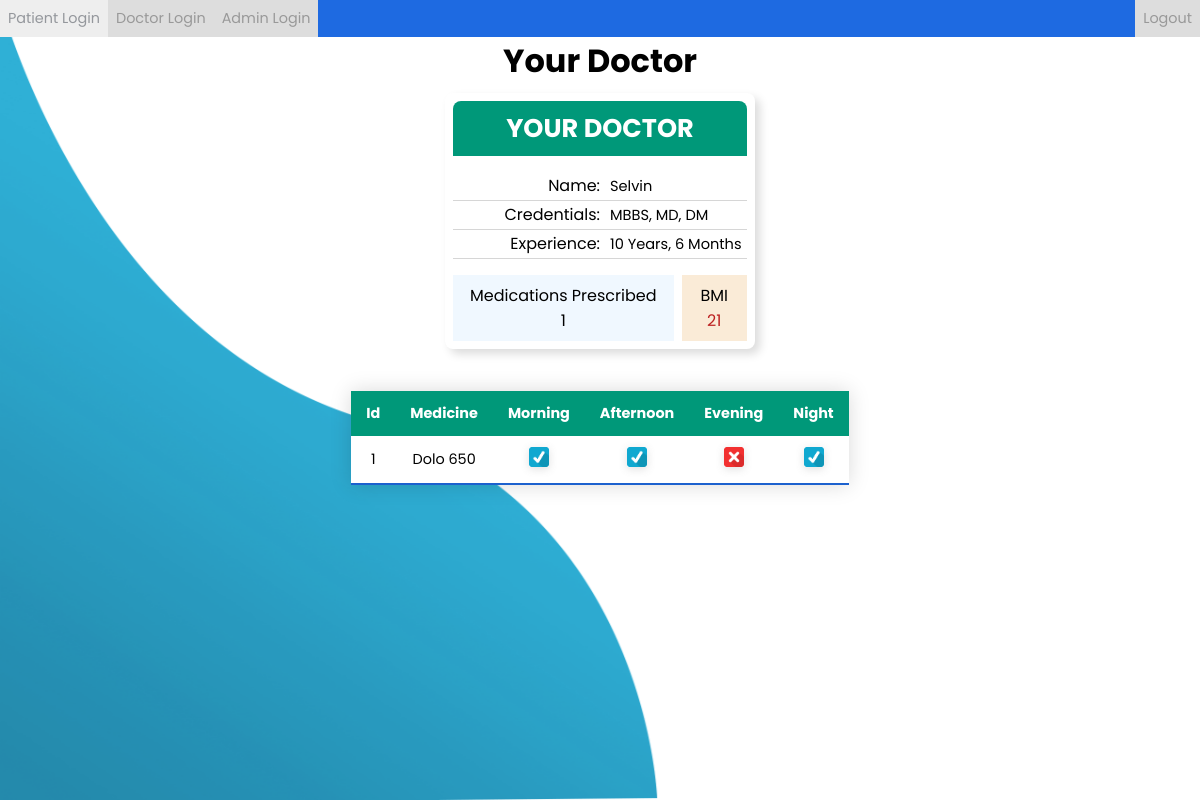
/patient_dashboard.php?id=1 (signed in), run on an earlier commit of the app's database.
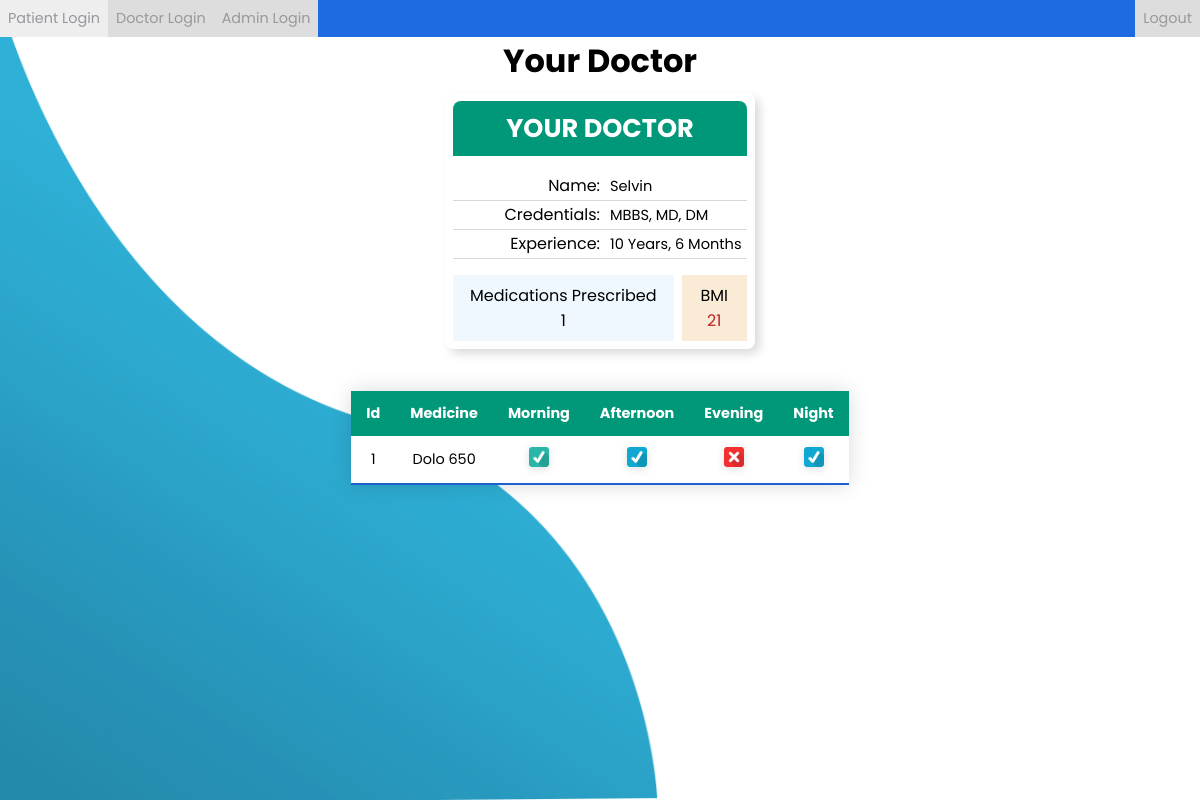
And on a later commit of the database.
### tables this page shows
CREATE TABLE `patient_medicines` (
  `id` int(11) NOT NULL,
  `patient_id` int(11) NOT NULL,
  `doctor_id` int(11) NOT NULL,
  `medicine` varchar(255) NOT NULL,
  `morning` varchar(255) NOT NULL,
  `afternoon` varchar(255) NOT NULL,
  `evening` varchar(255) NOT NULL,
  `night` varchar(255) NOT NULL
);

### patient_dashboard.php (the view, shortened to what the changed rows need)
<?php
$patient_id = isset($_GET['id']) ? $_GET['id'] : "";
include "database.php";
?>
<!DOCTYPE html>
<html lang="en">
<head>
    <link rel="stylesheet" type="text/css" href="css/style.css">
</head>
<body>
    <main class="page-wrapper">
        <header class="center">
            <h1>Your Doctor</h1>
        </header>
        <div class="basic-info-container">
            <header>
                <h1>YOUR DOCTOR</h1>
            </header>
        </div>
        <?php
        $sql = "SELECT * FROM patient_medicines WHERE patient_id = '$patient_id'";
        $result = mysqli_query($conn, $sql);
        ?>
        <br />
        <div class="table-responsive">
            <table class="styled-table medicine-table">
                <thead>
                    <tr>
                        <th>Id</th>
                        <th>Medicine</th>
                        <th>Morning</th>
                        <th>Afternoon</th>
                        <th>Evening</th>
                        <th>Night</th>
                    </tr>
                </thead>
                <tbody id="medicine-table-body">
                <?php
                while ($row = mysqli_fetch_array($result)) {
                    echo "
                    <tr>
                        <td>" . $row['id'] . "</td>
                        <td>" . $row['medicine'] . "</td>
                        <td>
                            <div class='table-icon-container'>
                                <form action='mark_medicine.php' method='POST' class='mark-medicine-form'>"
                                . (($row['morning']) == true
                                ? ($row['morning'] == 'Taken'
                                ? " <label for='medicine-checkmark-morning-" . $row['id'] . "' class='medicine-checkmark-label'>
                                        <img class='ui-icon' src='img/check-mark-tick-green.png' alt='Taken'>
                                    </label>
                                    <input type='checkbox' id='medicine-checkmark-morning-" . $row['id'] . "' name='medicine-checkmark' class='medicine-checkmark' value='Taken' checked hidden>"
                                : " <label for='medicine-checkmark-morning-" . $row['id'] . "' class='medicine-checkmark-label'>
                                        <img class='ui-icon' src='img/check-mark-tick-blue.png' alt='Prescribed'>
                                    </label>
                                    <input type='checkbox' id='medicine-checkmark-morning-" . $row['id'] . "' name='medicine-checkmark' class='medicine-checkmark' value='Taken' hidden>")
                                : "  <img class='ui-icon' src='img/check-mark-wrong.png' alt='Not prescribed'>") . "
                                    <input type='number' value='" . $row['id'] . "' class='medicine-id' name='medicine-id' readonly hidden>
                                    <input type='number' value='" . $patient_id . "' class='patient-id' name='patient-id' readonly checked hidden>
                                </form>
                            </div>
                        </td>
                        <td>
                            <div class='table-icon-container'>
                                <form action='mark_medicine.php' method='POST' class='mark-medicine-form'>"
                                . (($row['afternoon']) == true
                                ? ($row['afternoon'] == 'Taken'
                                ? " <label for='medicine-checkmark-afternoon-" . $row['id'] . "' class='medicine-checkmark-label'>
                                    <input type='checkbox' id='medicine-checkmark-afternoon-" . $row['id'] . "' name='medicine-checkmark' class='medicine-checkmark' value='Taken' checked hidden>"
                                : " <label for='medicine-checkmark-afternoon-" . $row['id'] . "' class='medicine-checkmark-label'>
                                        <img class='ui-icon' src='img/check-mark-tick-blue.png' alt='Prescribed'>
                                    </label>
                                    <input type='checkbox' id='medicine-checkmark-afternoon-" . $row['id'] . "' name='medicine-checkmark' class='medicine-checkmark' value='Taken' hidden>")
                                : "  <img class='ui-icon' src='img/check-mark-wrong.png' alt='Not prescribed'>") . "
                                    <input type='number' value='" . $row['id'] . "' class='medicine-id' name='medicine-id' readonly hidden>
                                    <input type='number' value='" . $patient_id . "' class='patient-id' name='patient-id' readonly checked hidden>
                                </form>
                            </div>
                        </td>
                        <td>
                            <div class='table-icon-container'>
                                <form action='mark_medicine.php' method='POST' class='mark-medicine-form'>"
                                . (($row['evening']) == true
                                ? ($row['evening'] == 'Taken'
                                ? " <label for='medicine-checkmark-evening-" . $row['id'] . "' class='medicine-checkmark-label'>
                                    <input type='checkbox' id='medicine-checkmark-evening-" . $row['id'] . "' name='medicine-checkmark' class='medicine-checkmark' value='Taken' checked hidden>"
                                : " <label for='medicine-checkmark-evening-" . $row['id'] . "' class='medicine-checkmark-label'>
                                    <input type='checkbox' id='medicine-checkmark-evening-" . $row['id'] . "' name='medicine-checkmark' class='medicine-checkmark' value='Taken' hidden>")
                                : "  <img class='ui-icon' src='img/check-mark-wrong.png' alt='Not prescribed'>") . "
                                    <input type='number' value='" . $row['id'] . "' class='medicine-id' name='medicine-id' readonly hidden>
                                    <input type='number' value='" . $patient_id . "' class='patient-id' name='patient-id' readonly checked hidden>
                                </form>
                            </div>
                        </td>
                        <td>
                            <div class='table-icon-container'>
                                <form action='mark_medicine.php' method='POST' class='mark-medicine-form'>"
                                . (($row['night']) == true
                                ? ($row['night'] == 'Taken'
                                ? " <label for='medicine-checkmark-night-" . $row['id'] . "' class='medicine-checkmark-label'>
                                    <input type='checkbox' id='medicine-checkmark-night-" . $row['id'] . "' name='medicine-checkmark' class='medicine-checkmark' value='Taken' checked hidden>"
                                : " <label for='medicine-checkmark-night-" . $row['id'] . "' class='medicine-checkmark-label'>
                                        <img class='ui-icon' src='img/check-mark-tick-blue.png' alt='Prescribed'>
                                    </label>
                                    <input type='checkbox' id='medicine-checkmark-night-" . $row['id'] . "' name='medicine-checkmark' class='medicine-checkmark' value='Taken' hidden>")
                                : "  <img class='ui-icon' src='img/check-mark-wrong.png' alt='Not prescribed'>") . "
                                    <input type='number' value='" . $row['id'] . "' class='medicine-id' name='medicine-id' readonly hidden>
                                    <input type='number' value='" . $patient_id . "' class='patient-id' name='patient-id' readonly checked hidden>
                                </form>
                            </div>
                        </td>
                    </tr>
                        ";
                }
                ?>
                </tbody>
            </table>
        </div>
    </main>
</body>
</html>

What changed in the data, as far as the page shows it:
changed patient_medicines "Dolo 650": morning "Prescribed" → "Taken" (drawn); morning: picture added; morning: picture removed
